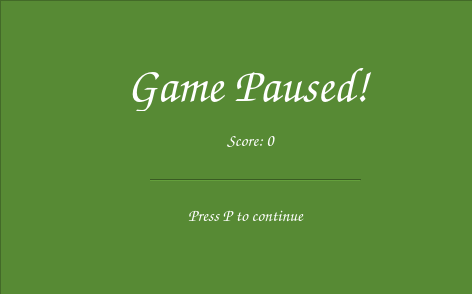
<?xml version="1.0" encoding="UTF-8"?>
<ui version="4.0">
 <class>SnekuStart</class>
 <widget class="QMainWindow" name="SnekuStart">
  <property name="geometry">
   <rect>
    <x>0</x>
    <y>0</y>
    <width>472</width>
    <height>294</height>
   </rect>
  </property>
  <property name="windowTitle">
   <string>MainWindow</string>
  </property>
  <widget class="QWidget" name="centralwidget">
   <widget class="QFrame" name="main_farme">
    <property name="geometry">
     <rect>
      <x>0</x>
      <y>0</y>
      <width>681</width>
      <height>601</height>
     </rect>
    </property>
    <property name="styleSheet">
     <string notr="true">background-color: rgb(87, 138, 52);</string>
    </property>
    <property name="frameShape">
     <enum>QFrame::StyledPanel</enum>
    </property>
    <property name="frameShadow">
     <enum>QFrame::Raised</enum>
    </property>
    <widget class="Line" name="line">
     <property name="geometry">
      <rect>
       <x>150</x>
       <y>170</y>
       <width>211</width>
       <height>20</height>
      </rect>
     </property>
     <property name="styleSheet">
      <string notr="true">gridline-color: rgb(255, 255, 255);</string>
     </property>
     <property name="orientation">
      <enum>Qt::Horizontal</enum>
     </property>
    </widget>
    <widget class="QLabel" name="enter_label">
     <property name="geometry">
      <rect>
       <x>87</x>
       <y>60</y>
       <width>321</width>
       <height>51</height>
      </rect>
     </property>
     <property name="font">
      <font>
       <family>Comic Sans MS</family>
       <pointsize>36</pointsize>
       <weight>75</weight>
       <bold>true</bold>
      </font>
     </property>
     <property name="styleSheet">
      <string notr="true">color: rgb(255, 255, 255);</string>
     </property>
     <property name="text">
      <string>Game Paused!</string>
     </property>
     <property name="alignment">
      <set>Qt::AlignCenter</set>
     </property>
    </widget>
    <widget class="QLabel" name="current_score_lbl">
     <property name="geometry">
      <rect>
       <x>50</x>
       <y>130</y>
       <width>401</width>
       <height>21</height>
      </rect>
     </property>
     <property name="font">
      <font>
       <family>Comic Sans MS</family>
       <pointsize>13</pointsize>
       <weight>75</weight>
       <bold>true</bold>
      </font>
     </property>
     <property name="styleSheet">
      <string notr="true">color: rgb(255, 255, 255);</string>
     </property>
     <property name="text">
      <string>Score: 0</string>
     </property>
     <property name="alignment">
      <set>Qt::AlignCenter</set>
     </property>
    </widget>
    <widget class="QLabel" name="enter_label_3">
     <property name="geometry">
      <rect>
       <x>80</x>
       <y>200</y>
       <width>331</width>
       <height>31</height>
      </rect>
     </property>
     <property name="font">
      <font>
       <family>Comic Sans MS</family>
       <pointsize>13</pointsize>
       <weight>75</weight>
       <bold>true</bold>
      </font>
     </property>
     <property name="styleSheet">
      <string notr="true">color: rgb(255, 255, 255);</string>
     </property>
     <property name="text">
      <string>Press P to continue</string>
     </property>
     <property name="alignment">
      <set>Qt::AlignCenter</set>
     </property>
    </widget>
   </widget>
  </widget>
 </widget>
 <resources/>
 <connections/>
</ui>
